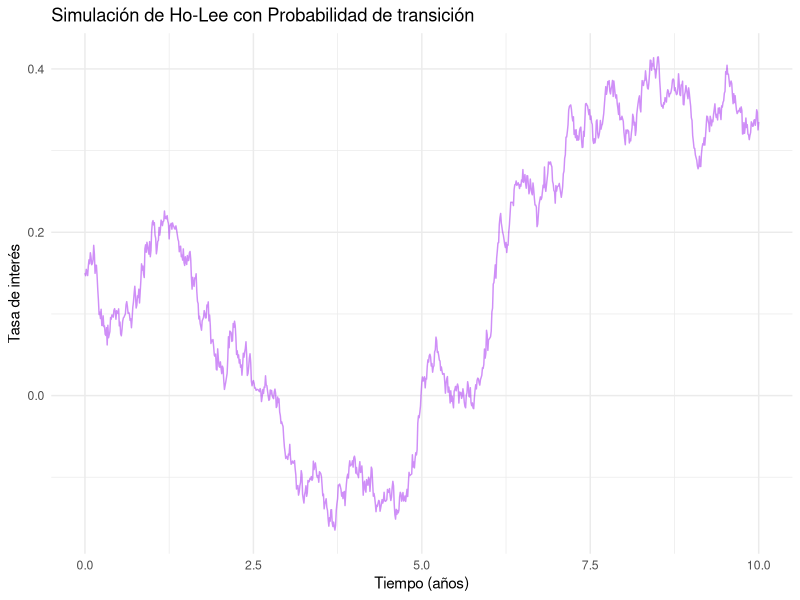

Here is the R script that generated this plot:
library(ggplot2)

SIMULAR_PROBAS <- function(sigma, T, trayectorias, n){
  forward_curve <- function(x) {
    return(0.15+ dgamma(x,3,2)/10) #usar gamma
  }
  
  # Simulación de trayectorias
  dt <- T / n
  r <- matrix(0, nrow = trayectorias, ncol = n + 1)
  r[,1] <- forward_curve(0)
  
  for (j in 1:trayectorias) {
    for (i in 1:n) {
      t <- i * dt
      s <- (i-1)*dt
      r[j, i + 1] <- rnorm(1, r[j,i]+forward_curve(t)-forward_curve(s)+(sigma^2)*((t^2-s^2)/2), sigma*sqrt(dt))
    }
  }
  
  # Gráfico de las trayectorias
  time <- seq(0, T, length.out = n + 1)
  df <- data.frame(time = rep(time, trayectorias), r = c(t(r)))
  p <- ggplot(df, aes(x = time, y = r, group = factor(rep(1:trayectorias, each = n + 1)))) +
    geom_line(col = 'purple', alpha = 0.5) +
    labs(x = "Tiempo (años)", y = "Tasa de interés", title = "Simulación de Ho-Lee con Probabilidad de transición") +
    theme_minimal()
  print(p)
    return(df)
}


# Parámetros del modelo
sigma <- 0.1  # Volatilidad
T <- 10     # Tiempo al vencimiento (años)
trayectorias <- 1  # Número de trayectorias simuladas
n <- 1000  # Número de pasos de tiempo
SIMULAR_PROBAS(sigma, T, trayectorias, n)
